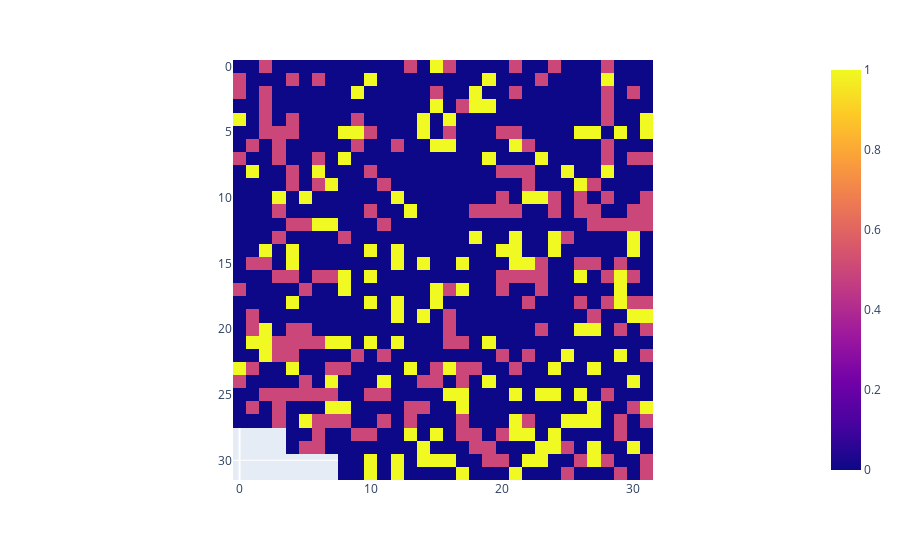

Write notebook code for a chart like this one.
### Code cell
px.imshow( res_hilb[:, :, 0] )

### Figure 1 — Plotly figure (JSON) as saved in the notebook; plotly's stock layout.template omitted (floating-point values rounded to 4 significant figures; data arrays with more than 128 entries replaced by an {"elided": "..."} marker saying what was removed)
{"data": [{"coloraxis": "coloraxis", "hovertemplate": "x: %{x}<br>y: %{y}<br>color: %{z}<extra></extra>", "name": "0", "type": "heatmap", "xaxis": "x", "yaxis": "y", "z": {"elided": "32x32 float values"}}], "layout": {"coloraxis": {"colorscale": [[0, "#0d0887"], [0.1111, "#46039f"], [0.2222, "#7201a8"], [0.3333, "#9c179e"], [0.4444, "#bd3786"], [0.5556, "#d8576b"], [0.6667, "#ed7953"], [0.7778, "#fb9f3a"], [0.8889, "#fdca26"], [1, "#f0f921"]]}, "margin": {"t": 60}, "xaxis": {"anchor": "y", "constrain": "domain", "domain": [0, 1], "scaleanchor": "y"}, "yaxis": {"anchor": "x", "autorange": "reversed", "constrain": "domain", "domain": [0, 1]}}}
